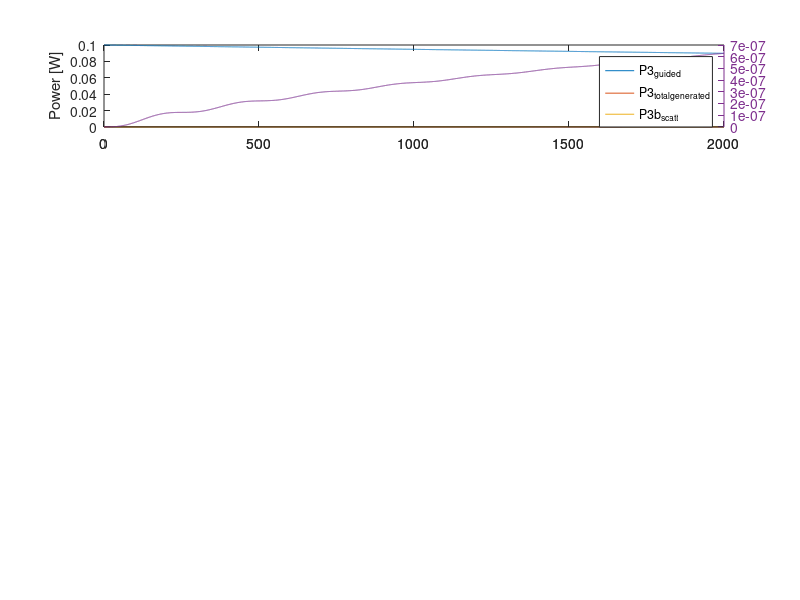

Reproduce this figure in MATLAB. (Note: this script raises an error after producing the figure.)


function SHG_efficiency_linear_NumericTesting2()
    c.c0                            = 3e8; %[m/s]
    c.eps0                          = 8.85E-12;  %[C/(V.m)]
    c.dz_um                         = 0.25;     %[um]  stepsize for numeric integration 

    %parameters define:
    modn.Pp                     = 0.1;      %[W]
    modn.L_waveguide_um         = 2000;   %[um]
    modn.Loss_pump_dBcm         = 0;
    modn.Loss_SH_dBcm           = 100;      
    modn.Abs_SH_dBcm            = 0;
    modn.lam1                   = 450;      %[nm]
    modn.d_xx                   = 4.7;      %[pm/V]
    modn.n1                     = 2.15;     %[um]
    modn.n2                     = 2.6;      %[um]
    modn.x_waveguide_um         = 0.3365;   %[um]
    modn.y_waveguide_um         = 0.381;    %[um]
    modn.overlap_frac           = 0.03;
    modn.dispersion_slope_diff  = 0.0089;   %[1/nm]
    modn.modeindex_crossing     = 1.94;     %unitless
    
    % SINGLE RUN
    modn.delta_lam              = 0.1;    %this is delta from ideal PhaseMatch WL.  it is sum of:    
%     modn.Loss_SH_dBcm           = 100;   
%     modn.Abs_SH_dBcm            = 100; 
    [tmpmodn,PscattRatio,P3_guided_end,P3b_scatt_end, P3scatt_max] = integrate_z(c,modn,1);    
    
    
    
    %SWEEP: DETUNE & ALPHA3
    sweepvals_delta_lam     = [0.005,0.01,0.02,0.05,0.1,0.2,0.5, 1, 2, 3]';
    sweepvals_Loss_SH_dBcm  =  [10,20,30,40,50,100,200,400,600,800,1000,2000,3000,30000,100000]';
    sweepvals_Loss_SH_dBcm  = [10,20,30,40,50,100,200,400,600,800,1000,2000,3000,5000,10000,20000,30000,100000]';
    FOM = zeros(length(sweepvals_delta_lam),length(sweepvals_Loss_SH_dBcm));
    for ksweep1 = 1:length(sweepvals_delta_lam)
        modn.delta_lam = sweepvals_delta_lam(ksweep1);
        for ksweep2 = 1:length(sweepvals_Loss_SH_dBcm)
            modn.Loss_SH_dBcm = sweepvals_Loss_SH_dBcm(ksweep2);
            [tmpmodn,PscattRatio,P3guided_max, P3guided_end, P3b_scatt_end, P3b_scatt_max] = integrate_z(c,modn,0);
            FOM(ksweep1,ksweep2) = PscattRatio;
            P3ss(ksweep1,ksweep2) = P3guided_max;
            %P3scatt(ksweep1,ksweep2) = P3b_scatt_end;
            P3scatt(ksweep1,ksweep2) = P3b_scatt_max;
        end
    end
    
    %% P3_guided (end)
   figure; 
    pcolor(sweepvals_Loss_SH_dBcm,sweepvals_delta_lam,log10(P3ss));
    shading interp; colorbar;
    ax = gca; set(ax, 'XScale', 'log', 'YScale', 'log');
    ylabel('detuning [nm]'); xlabel('Signal (SH) out-coupling rate [dB/cm]');
    title(['P3(guided): max value (0 - ',num2str(modn.L_waveguide_um),')']);
   
    %% P3_scatt (end)
   figure; 
    pcolor(sweepvals_Loss_SH_dBcm,sweepvals_delta_lam,log10(P3scatt));
    shading interp; colorbar;
    ax = gca; set(ax, 'XScale', 'log', 'YScale', 'log');
    ylabel('detuning [nm]'); xlabel('Signal (SH) out-coupling rate [dB/cm]');
    title('P3(scatt): total over full length')
    %caxis([-10,-3]);
    
   figure; 
    surf(sweepvals_Loss_SH_dBcm,sweepvals_delta_lam,log10(P3scatt));
    shading interp; colorbar;
    ax = gca; set(ax, 'XScale', 'log', 'YScale', 'log');
    ylabel('detuning [nm]'); xlabel('Signal (SH) out-coupling rate [dB/cm]');
    title('P3(scatt): total over full length')
    %caxis([-10,-3]);

    
    
    %% FOM
    figure; 
    pcolor(sweepvals_Loss_SH_dBcm,sweepvals_delta_lam,log10(FOM));
    shading interp; colorbar;
    ax = gca; set(ax, 'XScale', 'log', 'YScale', 'log');
    ylabel('detuning [nm]'); xlabel('Signal (SH) out-coupling rate [dB/cm]');
    title('Fraction of Generated Photons that are out-coupled')
    
   
    %linewidth calculation (threshold)
    for ksweep2 = 1:length(sweepvals_Loss_SH_dBcm)
        Y(:,ksweep2) = FOM(:,ksweep2)/ max(FOM(:,ksweep2));
        LW(ksweep2)= interp1(Y(:,ksweep2),sweepvals_delta_lam,0.5);
        legnames{ksweep2} = [num2str(sweepvals_Loss_SH_dBcm(ksweep2)),'dB/cm'];
    end
    
    figure; loglog(sweepvals_Loss_SH_dBcm,LW);
    xlabel('Signal (SH) out-coupling rate [dB/cm]');
    ylabel('detuning [nm] ~  HWHM ');
    
    figure;
    loglog(sweepvals_delta_lam,Y');  xlabel('detuning [nm]');  ylabel('normalized FOM')
    legend(legnames);
    
    figure;
    semilogx(sweepvals_delta_lam,FOM');  xlabel('detuning [nm]');  ylabel('Fraction of Generated Photons that are out-coupled');
    legend(legnames);
    
    figure;
    semilogx(sweepvals_delta_lam,Y');  xlabel('detuning [nm]');  ylabel('normalized FOM');
    legend(legnames);
       
    disp(sweepvals_Loss_SH_dBcm);
    disp(LW');
    
    close all;
    iselp = [1,4,5,8,11,15];
    figure; plot(sweepvals_delta_lam,P3scatt(:,iselp)');  xlabel('detuning [nm]');  ylabel('P3Scatt');
    legend(legnames{iselp}); grid on; xlim([0.005,1]); 
    figure; semilogx(sweepvals_delta_lam,P3scatt(:,iselp)');  xlabel('detuning [nm]');  ylabel('P3Scatt');
    legend(legnames{iselp}); grid on; xlim([0.005,1]);
    figure; semilogy(sweepvals_delta_lam,P3scatt(:,iselp)');  xlabel('detuning [nm]');  ylabel('P3Scatt');
    legend(legnames{iselp}); grid on; xlim([0.005,1]); ylim([1e-7,1e-4])   
    
    figure; plot(sweepvals_delta_lam,P3ss(:,iselp)');  xlabel('detuning [nm]'); ylabel('P3guided max(0...L)');
    legend(legnames{iselp}); grid on; xlim([0.005,1]); 
    figure; semilogx(sweepvals_delta_lam,P3ss(:,iselp)');  xlabel('detuning [nm]');  ylabel('P3guided max(0...L)');
    legend(legnames{iselp}); grid on; xlim([0.005,1]);  ylim([0,1.5e-4]) 
    figure; semilogy(sweepvals_delta_lam,P3ss(:,iselp)');  xlabel('detuning [nm]');  ylabel('P3guided max(0...L)');
    legend(legnames{iselp}); grid on; xlim([0.005,1]); ylim([1e-7,1e-4])   
    
    
    
    
    
    
    
    %%
    %-----------------------------------------------------------------------------------------------------------------
    %sweep: ABSORPTION3 & ALPHA3_scatter
    %-----------------------------------------------------------------------------------------------------------------
    clear FOM P3ss P3scatt;
    modn.delta_lam            = 0.5;      %this is delta from ideal PhaseMatch WL.  
    sweepvals_ABS_SH_dBcm     = [0.1,1,2,10,20,30,40,50,100,200,500,1000]';
    sweepvals_Loss_SH_dBcm  = [10,20,30,40,50,100,200,400,600,800,1000,2000,3000,30000,100000]';
    FOM = zeros(length(sweepvals_ABS_SH_dBcm),length(sweepvals_Loss_SH_dBcm));
    for ksweep1 = 1:length(sweepvals_ABS_SH_dBcm)
        modn.Abs_SH_dBcm = sweepvals_ABS_SH_dBcm(ksweep1);
        for ksweep2 = 1:length(sweepvals_Loss_SH_dBcm)
            modn.Loss_SH_dBcm = sweepvals_Loss_SH_dBcm(ksweep2);
            [tmpmodn,PscattRatio,P3guided_max, P3guided_end, P3b_scatt_end] = integrate_z(c,modn,0);
            FOM(ksweep1,ksweep2) = PscattRatio;
            P3guided(ksweep1,ksweep2) = P3guided_max;
            P3scatt(ksweep1,ksweep2) = P3b_scatt_end;
        end
    end
    
    
    %% P3_guided (end)
   figure; 
    pcolor(sweepvals_Loss_SH_dBcm,sweepvals_ABS_SH_dBcm,log10(P3guided));
    shading interp; colorbar;
    ax = gca; set(ax, 'XScale', 'log', 'YScale', 'log');
    ylabel('Absorp Loss [dB/cm]'); xlabel('Signal (SH) out-coupling rate [dB/cm]');
    title(['P3(guided): max value (0 - ',num2str(modn.L_waveguide_um),')']);
   
   caxis([-9,-5]);
    
    %% P3_scatt (end)
   figure; 
    pcolor(sweepvals_Loss_SH_dBcm,sweepvals_ABS_SH_dBcm,log10(P3scatt));
    shading interp; colorbar;
    ax = gca; set(ax, 'XScale', 'log', 'YScale', 'log');
    ylabel('Absorp Loss [dB/cm]'); xlabel('Signal (SH) out-coupling rate [dB/cm]');
    title('P3(scatt): total over full length')
   caxis([-9,-5]);
     
    %linewidth calculation (threshold)
    for ksweep2 = 1:length(sweepvals_Loss_SH_dBcm)
        Yscatt(:,ksweep2) = P3scatt(:,ksweep2)./ max(P3scatt(:,ksweep2));
        LWs(ksweep2)= interp1(Yscatt(:,ksweep2),sweepvals_ABS_SH_dBcm,0.9);
        
        Yg(:,ksweep2) = P3guided(:,ksweep2)./ max(P3guided(:,ksweep2));
        LWg(ksweep2)= interp1(Yg(:,ksweep2),sweepvals_ABS_SH_dBcm,0.9);
        legnames{ksweep2} = [num2str(sweepvals_Loss_SH_dBcm(ksweep2)),'dB/cm'];
    end
   
    [dummy,isel_g] = max(P3guided(1,:));
    [dummy,isel_scatt] = max(P3scatt(1,:));
    figure; semilogx(sweepvals_ABS_SH_dBcm,[Yg(:,isel_g),Yscatt(:,isel_scatt)]);  xlabel('ABSORPTION Loss [dB/cm]');  ylabel('Relative Power')
    xlabel('ABS [dB/cm]');   ylabel('Relative Power');  grid on;
    legend(['Guided: (at scatt=',num2str(sweepvals_Loss_SH_dBcm(isel_g)),'dB/cm)'],...
           ['Radiated: (at scatt=',num2str(sweepvals_Loss_SH_dBcm(isel_scatt)),'dB/cm)'] );  
     title([ 'Tolerance of ABS Loss (for optimal scatter rate).  detune=',num2str(modn.delta_lam),'nm']);
     
%     figure; loglog(sweepvals_Loss_SH_dBcm,[LWg',LWs']);
%     xlabel('Signal (SH) out-coupling rate [dB/cm]');
%     ylabel('linewidth [nm]');


end

    



% function dYdz = Yvec_primeB(z,Y, a, b, dk)
%     %     d2y/dz2 + a*dy/dz + b*exp(i*dk*z) = 0;    %ORIGINAL EQUATION
%     %     dA1/dz = -alpha0*A1;                      %ORIGINAL EQUATION
%     
%     %     dy1/dz = y2;                              %definition of y2
%     %     dy2/dz = - a*y2 - b*exp(i*dk*z);          %second order equation converted to first order    
%     dYdz = [Y(2);  -a*Y(2) - b*exp(i*dk*z) ];        
% end
function dYdz = Yvec_prime(z,Y, a, b, dk)
    %     d2y/dz2 + a*dy/dz + b*exp(i*dk*z) = 0;    %ORIGINAL EQUATION
    %     dy1/dz = y2;                              %definition of y2
    %     dy2/dz = - a*y2 - b*exp(i*dk*z);          %second order equation converted to first order    
   dYdz = [Y(2);  -a*Y(2) - b*exp(i*dk*z) ];        
end


 
function [modn,PscattRatio, P3guided_max, P3guided_end, P3scatt_end, P3scatt_max ] = integrate_z(c,modn,doplot)
  
    %parameters calc
    modn.lam2            = modn.lam1 / 2;                           %[nm] 
    modn.w_1             = 2*pi* (c.c0) / (  modn.lam1 * 1e-9);    %[Hz]
    modn.w_2             = 2*pi* (c.c0) / (  modn.lam2 * 1e-9);    %[Hz]  
    modn.prefactor       = 2*modn.w_2^2*(modn.d_xx*1e-12)^2 / (c.eps0*modn.n1^2*modn.n2*c.c0^3);    %[um]
    modn.A_waveguide_um2 = modn.x_waveguide_um * modn.y_waveguide_um;                               %[um^2]
    modn.g               = sqrt( modn.overlap_frac^2 / modn.A_waveguide_um2 * modn.prefactor );     %[um-1]
    
    % Detuning (Center of Pump Line) +  Offset from Linewidth (modn.linewidth_nm/2) * 2;
    delta_n     = modn.delta_lam * modn.dispersion_slope_diff;    %unitless
    delta_k_cm  = 4*pi/(modn.lam1*1e-7) * delta_n;           %[cm^-1]
    modn.alpha0_cm = modn.Loss_pump_dBcm / 4.3429;           % pump: alpha[cm-1] =  [dB/cm] * (ln(10)/10) = [dB/cm]/4.34
    modn.alpha3_cm = modn.Loss_SH_dBcm / 4.3429;             % SH: alpha[cm-1]   =  [dB/cm] * (ln(10)/10  = [dB/cm]/4.34
    modn.abs3_cm   = modn.Abs_SH_dBcm / 4.3429;             % SH: alpha[cm-1]   =  [dB/cm] * (ln(10)/10  = [dB/cm]/4.34

    a0_um      = modn.alpha0_cm  * (1e-4); 
    a3_um      = modn.alpha3_cm  * (1e-4); 
    dk_um      = delta_k_cm     * (1e-4);               %[um-1]
    g          = modn.g;                                    %[um-1]
    abs3_um    = modn.abs3_cm  * (1e-4);
    
    %numeric integration over 0...L
    dz_um = c.dz_um;                                        %stepsize [um]
	zvec = [0:dz_um:modn.L_waveguide_um]';
	%initialize
    A1 = zeros(size(zvec));
    A3 = zeros(size(zvec));
    A3scatt = zeros(size(zvec));
    P3_scatt_z = zeros(size(zvec));
    P3b_scatt_z = zeros(size(zvec));
        
    %initial conditions 
    phase1 = 0;  phase3 = 0;
    A1(1) = sqrt(modn.Pp)*exp(i*phase1);                 %units:[W^0.5]
    A3(1) = 0;                                           %[W^0.5]
    A3scatt(1) = 0;                                      %[W^0.5]
    A3_nophase(1) = 0;                                   %[W^0.5]
    P3_nophase(1) = 0;                                   %[W^0.5]
    P3_scatt_z(1) = 0;
    P3b_scatt_z(1) = 0;
    dP3_loss = 0; 
    dP3_gain=0;

    %Euler Setup
    n3 = modn.modeindex_crossing;
    k3_um = 2*pi/(modn.lam2*1e-3)*n3;
    a = 2*i*k3_um;                                  %[um-1]
    euler_k.y  = 0;                                 %initial condition:  y(0) = 0;
    euler_k.y1 = 0;                                 %initial condition:  y'(0) = 0;
    Y(1:3,1) = 0;

%     close all;
%     zspan   = [0,1000];
%     Y0      = [0;0];
%     b       = i*g*abs(A1(1,1))^2;
%     a       = 2*i*k3_um;            %[um-1]
%     [zvec,Y] = ode45(@(z,Y) Yvec_prime(z,Y,a,b,dk_um),zspan,Y0);
%     [zvec,YY] = ode45(@(z,YY) Yvec_primeB(z,YY,a,g,dk_um),zspan,Y0);
%      
    
    close all;
    for kz = 1:length(zvec)-1            
        
        %PUMP loss
        dA1_loss(kz,1) = -0.5*a0_um*A1(kz,1) * dz_um;            %scattering (at SH)
        
        %SH generation
        dA1genn(kz,1) =  - g * (abs(A1(kz,1))^2) * dz_um;
        dA3genn(kz,1) = i * g * abs(A1(kz,1))^2 *exp(-i*dk_um*zvec(kz)) * dz_um;
        
        %SH Loss
        dA3loss(kz,1) = -0.5*a3_um*A3(kz,1) * dz_um;            %scattering (at SH)
        dA3abs(kz,1) = -0.5*abs3_um*A3(kz,1) * dz_um;           %absorption (at SH)
        
        %Scatter Collection
        dP3b_scatt = (1-exp(-a3_um*dz_um))*(A3(kz,1)*conj(A3(kz,1)));       %units[W]
        %         dP3_scatt(kz,1) = dA3loss(kz,1)*conj(dA3loss(kz,1));            % ???? WRONG?? not sure magnitude is correct ...
    	
        %INTEGRATE
        A3_nophase(kz+1,1) = A3_nophase(kz,1) + abs(dA3genn(kz,1));              %add up all photons generated, **ignoring phase**
        A1(kz+1,1) = A1(kz) + dA1_loss(kz,1) + dA1genn(kz,1);                    %pump: guided     (units^0.5])
        A3(kz+1,1) = A3(kz,1) + dA3genn(kz,1) + dA3loss(kz,1) + dA3abs(kz,1)  ;  %SH: guided     (units^0.5])                        
        P3b_scatt_z(kz+1,1) = P3b_scatt_z(kz,1) + dP3b_scatt;                    %SH:  scattered   (units[W])
        %         P3_nophase(kz+1,1) = P3_nophase(kz,1) + abs(dA3genn(kz,1))^2;     %add up all photons generated, **ignoring phase**
        
%         %%2nd Order Euler Method %%%%%%%%%%%%%%
%         b = i*g*abs(A1(kz,1))^2 ;
%          dYdz(kz,1) = 
%          Y(kz+1,1) = Y(kz,1) + h*dYdz(kz,1);
%          Y(kz+1,2) = Y(kz,2) + h*dYdz(kz,2);         
        
%         %%2nd Order Euler Method %%%%%%%%%%%%%%
%         b = i*g*abs(A1(kz,1))^2 ;
%         euler.A3(kz,1) = euler_k.y;
%         euler_k.y2 =  +b*exp(-i*dk_um*zvec(kz)) - a* euler_k.y1; 
%         euler_kplus1.y  = euler_k.y  + euler_k.y1 * dz_um;
%         euler_kplus1.y1 = euler_k.y1 + euler_k.y2 * dz_um;
%         euler_k = euler_kplus1;                                     %step forward
% 
%         
%         d2y_dz2 =  - a*Y(2,kz)  + i*g*abs(A1(kz,1))^2*exp(-i*dk_um*zvec(kz)) + dA3loss(kz,1) + dA3abs(kz,1);
%         Y(3,kz) = d2y_dz2;
%         Y(1,kz+1) = Y(1,kz) + Y(2,kz) * dz_um;
%         Y(2,kz+1) = Y(2,kz) + Y(3,kz) * dz_um;
        
     end %zloop
%     euler.P3 = euler_k.y .* conj(euler_k.y);
    P1 = A1.*conj(A1); 
    P3 = A3.*conj(A3);
    P3totalgenerated = (A3_nophase).^2;
    PscattRatio = P3b_scatt_z(end)/P3totalgenerated(end);
    P3guided_end = P3(end);
    P3guided_max = max(P3);
    P3scatt_end = P3b_scatt_z(end);
    P3scatt_max = max(P3b_scatt_z);
    
    if doplot==1
        figure; 
%         subplot(4,1,1); plotyy(zvec,[P3],zvec,[P3totalgenerated,P3b_scatt_z]); ylabel('Power [W]');  legend('P3_g_u_i_d_e_d','P3_t_o_t_a_l_g_e_n_e_r_a_t_e_d','P3b_s_c_a_t_t')
        subplot(4,1,1); plotyy(zvec,[P1,P3,P3totalgenerated],zvec,[P3b_scatt_z]); ylabel('Power [W]');  legend('P3_g_u_i_d_e_d','P3_t_o_t_a_l_g_e_n_e_r_a_t_e_d','P3b_s_c_a_t_t')
        title({['delta k =',num2str(round(delta_k_cm,1)),'[cm-1]  alpha3=',num2str(round(modn.alpha3_cm)),'[cm-1]'];...
            ['detuning: ',num2str(modn.delta_lam),'nm  P3scatt(L)/P3totgen(L)=',num2str(P3b_scatt_z(end)/P3totalgenerated(end))]});    
        subplot(4,1,2);  semilogy(zvec,[P3./P3totalgenerated,P3b_scatt_z./P3totalgenerated]); ylabel('Fraction of Totalgenerated')
        legend('P3_g_u_i_d_e_d ~ SINC(z)','P3b_s_c_a_t_t')
        subplot(4,1,3); plotyy(zvec,[abs(A3)],zvec(1:end-1),[abs(dA3genn),abs(dA3loss)]); ylabel('amplitiude');
        legend('A3','dA3gen','dA3loss');
        subplot(4,1,4); plot(zvec(1:end-1),[rad2deg(unwrap(angle(A3(1:end-1)))), rad2deg(unwrap(angle(dA3genn))),rad2deg(unwrap(angle(dA3loss)))]); 
        ylabel('phase[deg]');
        xlabel('z[um]');
        
      
        figure; 
        semilogy(zvec,[P3./P3totalgenerated,P3b_scatt_z./P3totalgenerated]); ylabel('Fraction of Totalgenerated')
        legend('P3_g_u_i_d_e_d ~ SINC(z)','P3b_s_c_a_t_t');  ylabel('P3b scatt_z / P3totalgenerated');        
    end
    
    
    
end
    
